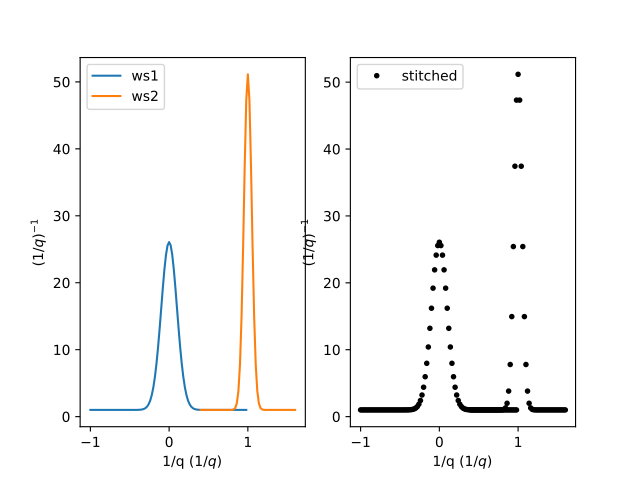

Python code for this plot:
from mantid.simpleapi import *
import matplotlib.pyplot as plt
import numpy as np

def gaussian(x, mu, sigma):
  """Creates a Gaussian peak centered on mu and with width sigma."""
  return (1/ sigma * np.sqrt(2 * np.pi)) * np.exp( - (x-mu)**2  / (2*sigma**2))

# create two histograms with a single peak in each one
x1 = np.arange(-1, 1, 0.02)
x2 = np.arange(0.4, 1.6, 0.02)
ws1 = CreateWorkspace(UnitX="1/q", DataX=x1, DataY=gaussian(x1, 0, 0.1)+1)
ws2 = CreateWorkspace(UnitX="1/q", DataX=x2, DataY=gaussian(x2, 1, 0.05)+1)

# stitch the histograms together
stitched, scale = Stitch1D(LHSWorkspace=ws1, RHSWorkspace=ws2, StartOverlap=0.4, EndOverlap=0.6)

# plot the individual workspaces alongside the stitched one
fig, axs = plt.subplots(nrows=1, ncols=2, subplot_kw={'projection':'mantid'})

axs[0].plot(mtd['ws1'], wkspIndex=0, label='ws1')
axs[0].plot(mtd['ws2'], wkspIndex=0, label='ws2')
axs[0].legend()
axs[1].plot(mtd['stitched'], wkspIndex=0, color='k', marker='.', ls='', label='stitched')
axs[1].legend()

# uncomment the following line to show the plot window
#fig.show()
